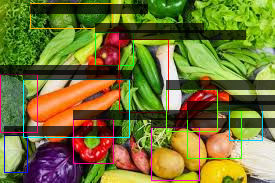
#> input picture yolov3/predicted/predictions.jpg, 275 x 183 px, found by its file name
$ jupyter execute --allow-errors HELLCHEF_YOLOv3.ipynb   (shell and % lines are left out)
#> lines starting #> are read from the running program, lines starting #| are printed output that depends on the picture
[cell 1]
# clone darknet repo

[cell 2]
# change makefile to have GPU and OPENCV enabled
%cd darknet

[cell 3]
# verify CUDA

[cell 4]
# make darknet (build)

## Download pretrained YOLOv3 weights

[cell 5]
# get yolov3 pretrained coco dataset weights

[cell 6]
# define helper functions
def imShow(path):
#> called with path = 'predictions.jpg'
  import cv2
  import matplotlib.pyplot as plt
  %matplotlib inline

  image = cv2.imread(path)
#> image is the input picture: shape (183, 275, 3); mean B, G, R 53, 116.8, 116.9
  height, width = image.shape[:2]
#> height = 183; width = 275
  resized_image = cv2.resize(image,(3*width, 3*height), interpolation = cv2.INTER_CUBIC)
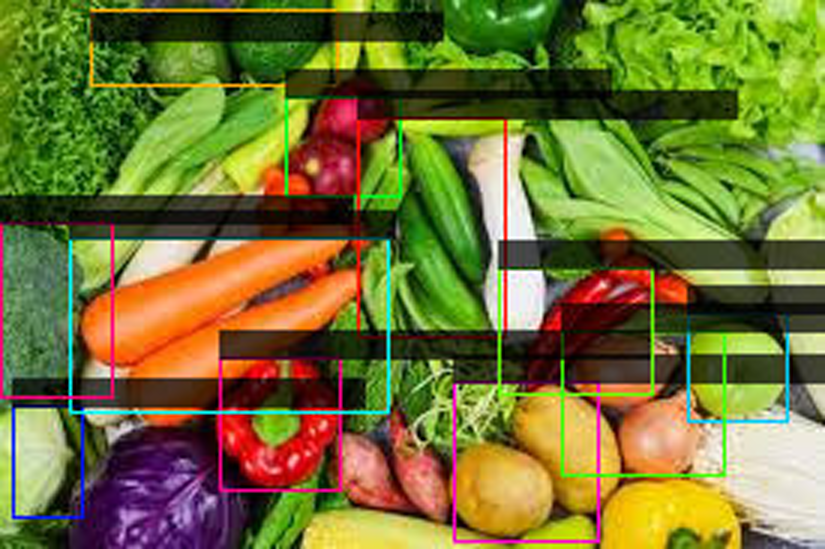
#> resized_image: shape (549, 825, 3); mean B, G, R 53.2, 116.8, 116.9

  fig = plt.gcf()
  fig.set_size_inches(18, 10)
  plt.axis("off")
  plt.imshow(cv2.cvtColor(resized_image, cv2.COLOR_BGR2RGB))
  plt.show()

# use this to upload files
def upload():
  from google.colab import files
  uploaded = files.upload()
  for name, data in uploaded.items():
    with open(name, 'wb') as f:
      f.write(data)
      print ('saved file', name)

# use this to download a file
def download(path):
  from google.colab import files
  files.download(path)
